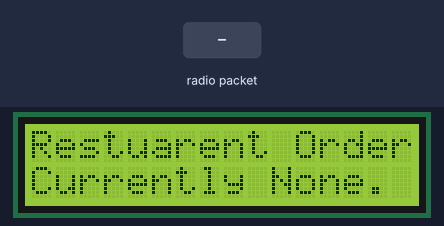
This sketch was run on a simulated Arduino Uno, built with avr-gcc and run on an emulated ATmega328P. On the bench: 16×2 character LCD. The test bench sets the inputs (shaded band). No radio packets arrive unless stated.

Above: at 1.2 s.
1.3 s: radio packet "1" arrives
At 2.3 s:
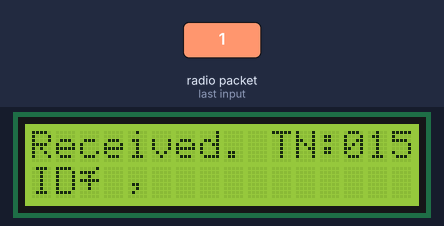
2.8 s: radio packet "0" arrives
At 3.4 s:
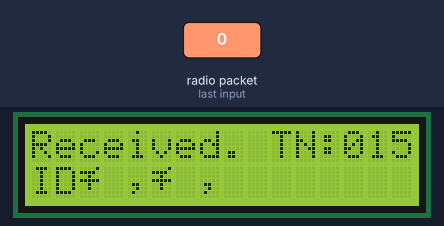
4.3 s: radio packet "2" arrives
At 5.5 s:
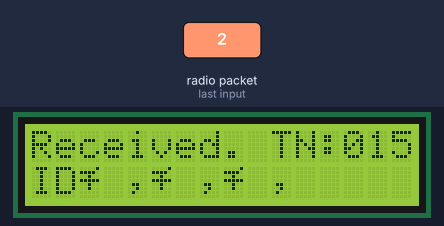
5.8 s: radio packet "1" arrives
At 6.9 s:
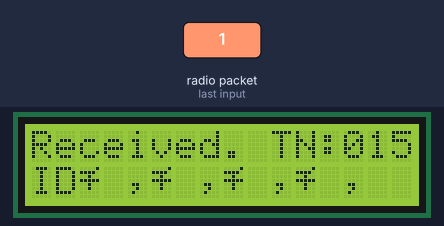
7.3 s: radio packet "0" arrives
At 8.0 s:
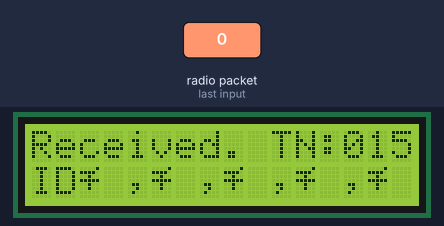
Timing chart, 0 to 9.8 s (numbered marks = the images above; inputs shaded):
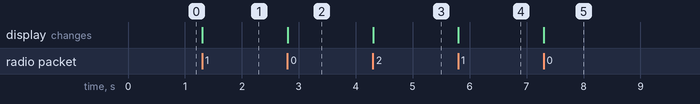

The sketch:

HOST_room.ino
```cpp
#include <VirtualWire.h>
#include <LiquidCrystal.h>

LiquidCrystal lcd(4, 11, 6, 7, 8, 9);

byte attempt = 0;

void setup() {
  lcd.begin(16, 2);
  lcd.clear();
  Serial.begin(9600);

  vw_set_rx_pin(12);
  vw_set_ptt_inverted(true);
  vw_setup(2000);
  vw_rx_start();

  lcd.setCursor(0,0);
  lcd.print("Restuarent Order");
  lcd.setCursor(0,1);
  lcd.print("Currently None.");
}

void loop() {
  uint8_t buf[VW_MAX_MESSAGE_LEN];
  uint8_t buflen = VW_MAX_MESSAGE_LEN;

  if (vw_get_message(buf, &buflen)){
    lcd.setCursor(0,0);
    lcd.print("Received. TN:015");
    lcd.setCursor(0,1);
    lcd.print("ID");

    if(attempt == 0){
      lcd.write(buf[2]);
      lcd.write(buf[3]);
      lcd.print(",");
      lcd.print("           ");
    }
    else if(attempt == 1){
      lcd.setCursor(5,1);
      lcd.write(buf[2]);
      lcd.write(buf[3]);
      lcd.print(",");
    }
    else if(attempt == 2){
      lcd.setCursor(8,1);
      lcd.write(buf[2]);
      lcd.write(buf[3]);
      lcd.print(",");
    }
    else if(attempt == 3){
      lcd.setCursor(11,1);
      lcd.write(buf[2]);
      lcd.write(buf[3]);
      lcd.print(",");
    }
    else if(attempt == 4){
      lcd.setCursor(14,1);
      lcd.write(buf[2]);
      lcd.write(buf[3]);
    }
    attempt++;
    if(attempt > 4) attempt = 0;
  }
}
```

Measured:
- after the input at 1.3 s, the display: changes at once (image 1)
- after the input at 2.8 s, the display: changes at once (image 2)
- after the input at 4.3 s, the display: changes at once (image 3)
- after the input at 5.8 s, the display: changes at once (image 4)
- after the input at 7.3 s, the display: changes at once (image 5)
